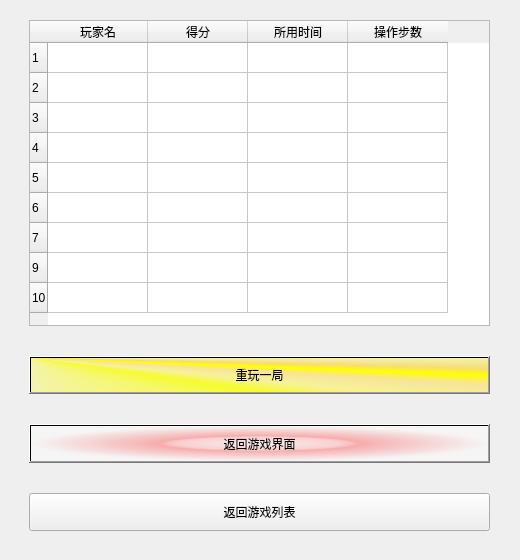
<?xml version="1.0" encoding="UTF-8"?>
<ui version="4.0">
 <class>Player_Rank</class>
 <widget class="QWidget" name="Player_Rank">
  <property name="geometry">
   <rect>
    <x>0</x>
    <y>0</y>
    <width>520</width>
    <height>560</height>
   </rect>
  </property>
  <property name="windowTitle">
   <string>玩家排行榜</string>
  </property>
  <widget class="QWidget" name="verticalLayoutWidget">
   <property name="geometry">
    <rect>
     <x>-1</x>
     <y>0</y>
     <width>521</width>
     <height>561</height>
    </rect>
   </property>
   <layout class="QVBoxLayout" name="HeadContainer" stretch="8,1,1,1">
    <property name="spacing">
     <number>30</number>
    </property>
    <property name="leftMargin">
     <number>30</number>
    </property>
    <property name="topMargin">
     <number>20</number>
    </property>
    <property name="rightMargin">
     <number>30</number>
    </property>
    <property name="bottomMargin">
     <number>30</number>
    </property>
    <item>
     <widget class="QTableWidget" name="RankView">
      <property name="enabled">
       <bool>true</bool>
      </property>
      <property name="sizePolicy">
       <sizepolicy hsizetype="Minimum" vsizetype="Minimum">
        <horstretch>0</horstretch>
        <verstretch>0</verstretch>
       </sizepolicy>
      </property>
      <property name="editTriggers">
       <set>QAbstractItemView::NoEditTriggers</set>
      </property>
      <row>
       <property name="text">
        <string>1</string>
       </property>
      </row>
      <row>
       <property name="text">
        <string>2</string>
       </property>
      </row>
      <row>
       <property name="text">
        <string>3</string>
       </property>
      </row>
      <row>
       <property name="text">
        <string>4</string>
       </property>
      </row>
      <row>
       <property name="text">
        <string>5</string>
       </property>
      </row>
      <row>
       <property name="text">
        <string>6</string>
       </property>
      </row>
      <row>
       <property name="text">
        <string>7</string>
       </property>
      </row>
      <row>
       <property name="text">
        <string>9</string>
       </property>
      </row>
      <row>
       <property name="text">
        <string>10</string>
       </property>
      </row>
      <column>
       <property name="text">
        <string>玩家名</string>
       </property>
      </column>
      <column>
       <property name="text">
        <string>得分</string>
       </property>
      </column>
      <column>
       <property name="text">
        <string>所用时间</string>
       </property>
      </column>
      <column>
       <property name="text">
        <string>操作步数</string>
       </property>
      </column>
     </widget>
    </item>
    <item>
     <widget class="QPushButton" name="BackToMenuButton">
      <property name="sizePolicy">
       <sizepolicy hsizetype="Minimum" vsizetype="Minimum">
        <horstretch>0</horstretch>
        <verstretch>0</verstretch>
       </sizepolicy>
      </property>
      <property name="minimumSize">
       <size>
        <width>0</width>
        <height>0</height>
       </size>
      </property>
      <property name="maximumSize">
       <size>
        <width>16777215</width>
        <height>16777215</height>
       </size>
      </property>
      <property name="contextMenuPolicy">
       <enum>Qt::DefaultContextMenu</enum>
      </property>
      <property name="layoutDirection">
       <enum>Qt::LeftToRight</enum>
      </property>
      <property name="styleSheet">
       <string notr="true">background-color: qconicalgradient(cx:0, cy:0, angle:135, stop:0 rgba(255, 255, 0, 69), stop:0.375 rgba(255, 255, 0, 69), stop:0.423533 rgba(251, 255, 0, 145), stop:0.45 rgba(247, 255, 0, 208), stop:0.477581 rgba(255, 244, 71, 130), stop:0.518717 rgba(255, 218, 71, 130), stop:0.55 rgba(255, 255, 0, 255), stop:0.57754 rgba(255, 203, 0, 130), stop:0.625 rgba(255, 255, 0, 69), stop:1 rgba(255, 255, 0, 69));</string>
      </property>
      <property name="text">
       <string>重玩一局</string>
      </property>
     </widget>
    </item>
    <item>
     <widget class="QPushButton" name="BackToGameButton">
      <property name="sizePolicy">
       <sizepolicy hsizetype="Minimum" vsizetype="Minimum">
        <horstretch>0</horstretch>
        <verstretch>0</verstretch>
       </sizepolicy>
      </property>
      <property name="minimumSize">
       <size>
        <width>0</width>
        <height>0</height>
       </size>
      </property>
      <property name="maximumSize">
       <size>
        <width>16777215</width>
        <height>16777215</height>
       </size>
      </property>
      <property name="styleSheet">
       <string notr="true">background-color: qradialgradient(spread:pad, cx:0.5, cy:0.5, radius:0.5, fx:0.5, fy:0.5, stop:0 rgba(255, 235, 235, 206), stop:0.35 rgba(255, 188, 188, 150), stop:0.4 rgba(255, 162, 162, 150), stop:0.425 rgba(255, 132, 132, 150), stop:0.44 rgba(252, 128, 128, 150), stop:1 rgba(255, 255, 255, 100));</string>
      </property>
      <property name="text">
       <string>返回游戏界面</string>
      </property>
     </widget>
    </item>
    <item>
     <widget class="QPushButton" name="RestartButton">
      <property name="sizePolicy">
       <sizepolicy hsizetype="Minimum" vsizetype="Minimum">
        <horstretch>0</horstretch>
        <verstretch>0</verstretch>
       </sizepolicy>
      </property>
      <property name="minimumSize">
       <size>
        <width>0</width>
        <height>0</height>
       </size>
      </property>
      <property name="maximumSize">
       <size>
        <width>16777215</width>
        <height>16777215</height>
       </size>
      </property>
      <property name="layoutDirection">
       <enum>Qt::LeftToRight</enum>
      </property>
      <property name="styleSheet">
       <string notr="true">background-color: qconicalgradient(cx:0, cy:0, angle:135, stop:0 rgba(0, 255, 255, 69), stop:0.375 rgba(0, 73, 255, 69), stop:0.421296 rgba(0, 141, 255, 145), stop:0.43318 rgba(102, 168, 188, 171), stop:0.437788 rgba(85, 207, 195, 181), stop:0.442396 rgba(67, 225, 225, 192), stop:0.447005 rgba(56, 222, 244, 202), stop:0.45 rgba(0, 255, 238, 208), stop:0.456221 rgba(70, 253, 229, 191), stop:0.460829 rgba(27, 225, 251, 178), stop:0.470046 rgba(94, 209, 247, 151), stop:0.477581 rgba(71, 222, 255, 130), stop:0.520737 rgba(71, 197, 255, 130), stop:0.55 rgba(0, 234, 255, 255), stop:0.576037 rgba(0, 234, 255, 130), stop:0.625 rgba(36, 0, 255, 69), stop:1 rgba(0, 255, 255, 69));</string>
      </property>
      <property name="text">
       <string>返回游戏列表</string>
      </property>
     </widget>
    </item>
   </layout>
  </widget>
 </widget>
 <resources/>
 <connections/>
</ui>
